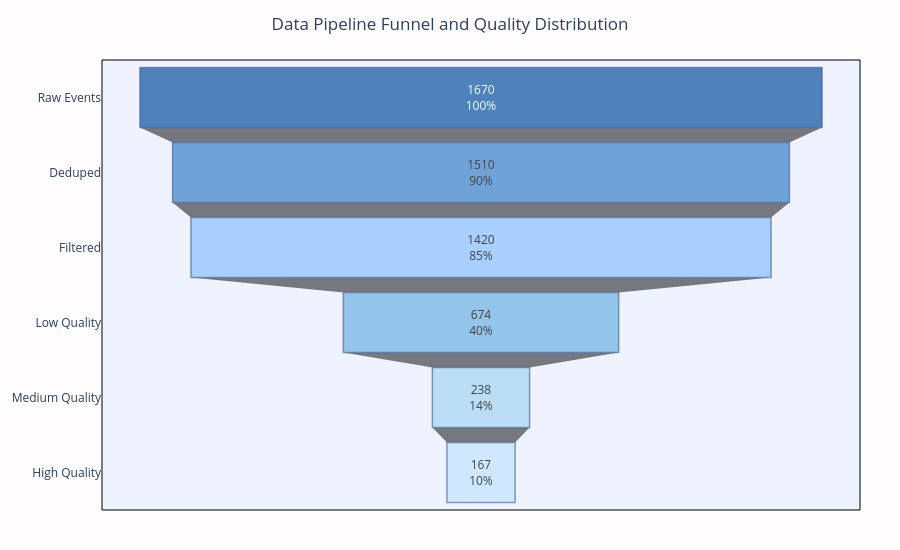

The notebook cell saved with this chart:
### Code cell
# === Data Pipeline Funnel ===
# Визуализируем, как данные проходят через этапы обработки
# и где происходят основные потери (очистка, фильтрация, качество)

# Этапы пайплайна — логическая последовательность трансформации данных
stages = [
    "Raw Events",
    "Deduped",
    "Filtered",
    "Low Quality",
    "Medium Quality",
    "High Quality"
]

# Извлекаем значения для каждого этапа воронки
# Важно: используем source/target, чтобы корректно восстановить поток данных
values = [
    df_funnel.loc[df_funnel['source'] == 'raw', 'value'].values[0],         # все события
    df_funnel.loc[df_funnel['target'] == 'dedup', 'value'].values[0],       # после удаления дублей
    df_funnel.loc[df_funnel['target'] == 'filtered', 'value'].values[0],    # после фильтрации мусора
    df_funnel.loc[df_funnel['target'] == 'quality_1', 'value'].values[0],   # низкое качество
    df_funnel.loc[df_funnel['target'] == 'quality_2', 'value'].values[0],   # среднее качество
    df_funnel.loc[df_funnel['target'] == 'quality_3', 'value'].values[0],   # высокое качество
]

# Строим funnel chart, чтобы наглядно показать:
# 1. сколько данных теряется на каждом этапе
# 2. как распределяется трафик по качеству на финальном шаге
fig = go.Figure(go.Funnel(
    y=stages,
    x=values,
    textinfo="value+percent initial",  # показываем абсолютные значения + % от исходного объема
    marker=dict(
        color=colors,  # единая цветовая палитра для визуальной консистентности
        line=dict(
            color="rgba(60, 90, 140, 0.6)",  # легкий контур для лучшей читаемости
            width=1.5
        )
    )
))

# Настройка внешнего вида графика (ориентир на читаемость и аккуратность)
fig.update_layout(
    title=dict(
        text="Data Pipeline Funnel and Quality Distribution",
        x=0.5,
        xanchor="center"
    ),

    width=900,
    height=550,

    # Разделяем фон области графика и всей фигуры
    paper_bgcolor="#fffdfe",
    plot_bgcolor=bg_color,

    margin=dict(l=40, r=40, t=60, b=40),

    # Добавляем рамку — визуально делает график “законченным”
    shapes=[
        dict(
            type="rect",
            xref="paper",
            yref="paper",
            x0=0,
            y0=0,
            x1=1,
            y1=1,
            line=dict(
                color="black",
                width=1
            ),
            fillcolor="rgba(0,0,0,0)"
        )
    ]
)

# Сохраняем график в высоком качестве для использования в отчёте / портфолио
fig.write_image(
    "../charts/data_transformation_funnel.png",
    width=900,
    height=550,
    scale=2
)

fig.show()

### Figure 1 — Plotly figure (JSON) as saved in the notebook; plotly's stock layout.template omitted (floating-point values rounded to 4 significant figures)
{"data": [{"marker": {"color": ["#4F81BD", "#6FA3D8", "#A9CFFF", "#93C4EA", "#BBDDF5", "#CFE8FF"], "line": {"color": "rgba(60, 90, 140, 0.6)", "width": 1.5}}, "textinfo": "value+percent initial", "x": [1670, 1510, 1420, 674, 238, 167], "y": ["Raw Events", "Deduped", "Filtered", "Low Quality", "Medium Quality", "High Quality"], "type": "funnel"}], "layout": {"title": {"text": "Data Pipeline Funnel and Quality Distribution", "x": 0.5, "xanchor": "center"}, "margin": {"l": 40, "r": 40, "t": 60, "b": 40}, "width": 900, "height": 550, "paper_bgcolor": "#fffdfe", "plot_bgcolor": "#eff2ff", "shapes": [{"fillcolor": "rgba(0,0,0,0)", "line": {"color": "black", "width": 1}, "type": "rect", "x0": 0, "x1": 1, "xref": "paper", "y0": 0, "y1": 1, "yref": "paper"}]}}
